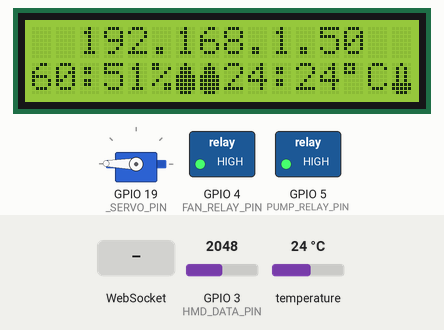
Simulated run of this program. Board: ESP32-C3. Parts: 16×2 character LCD, servo, switched loads named in the program (green lamp = pin HIGH). The test bench sets the inputs (shaded band); at power-on: temperature 24 °C, GPIO 3 (HMD_DATA_PIN) = 2048. WiFi joins after 1.5 s; servers stay silent unless stated; pins used as bus, display or sensor lines are not drawn; what the program prints to the serial monitor is not drawn.

Above: at 8.2 s.
8.3 s: temperature set to 22 °C
At 9.2 s:
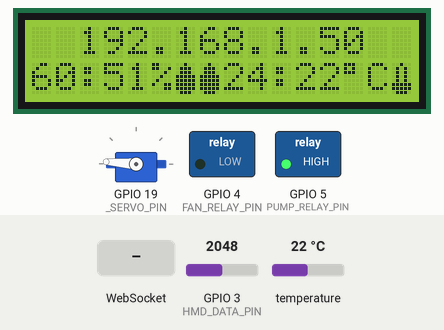
11.4 s: GPIO 3 (HMD_DATA_PIN) set to 2353
At 14.9 s:
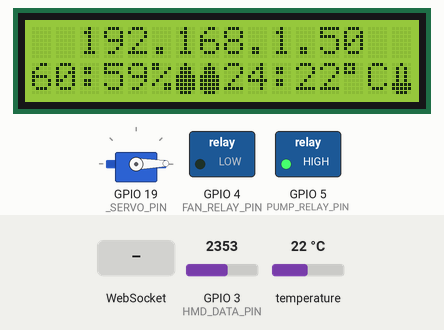
15.3 s: GPIO 3 (HMD_DATA_PIN) set to 2430
At 16.7 s:
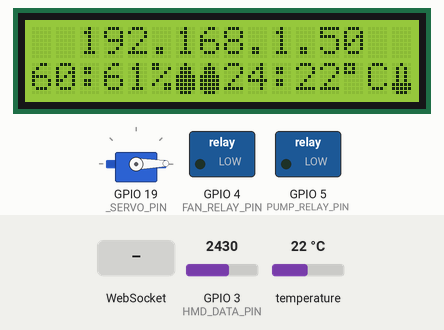
17.0 s: WebSocket text "1" received
At 17.64 s:
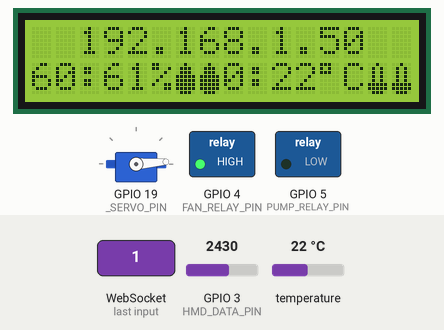
19.8 s: temperature set to 11 °C
At 23.5 s:
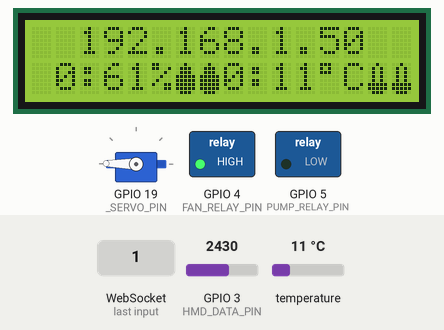
23.7 s: temperature set to 8 °C
At 25.1 s:
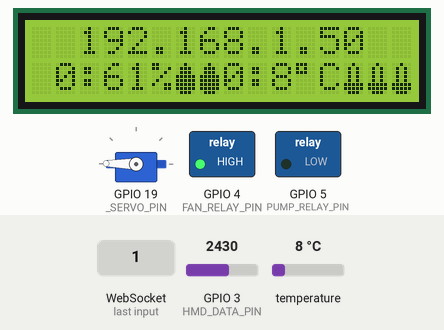
Timing chart, 0 to 26.4 s (numbered marks = the images above; inputs shaded):
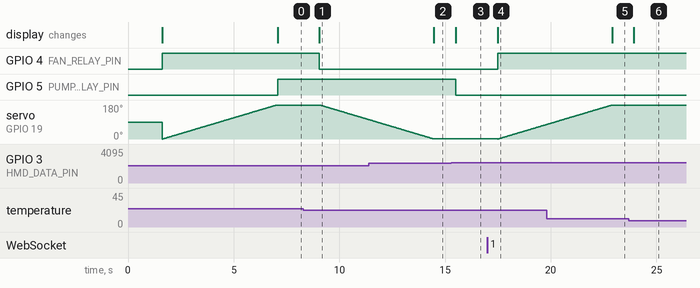

Measured:
- the behaviour switches between 24 and 23 °C on temperature (found by bisection; images 0 and 1)
- the behaviour switches between 2386 and 2387 on GPIO 3 (HMD_DATA_PIN) (found by bisection; images 2 and 3)
- the behaviour switches between 10 and 9 °C on temperature (found by bisection; images 5 and 6)
- after the input at 8.3 s, GPIO 4 (FAN_RELAY_PIN): HIGH → LOW after 0.76 s; the display: changes after 0.76 s (image 1)
- after the input at 11.4 s, the display: changes after 3.1 s (image 2)
- after the input at 15.3 s, GPIO 5 (PUMP_RELAY_PIN): HIGH → LOW after 0.21 s; the display: changes after 0.21 s (image 3)
- after the input at 17.0 s, GPIO 4 (FAN_RELAY_PIN): LOW → HIGH after 0.49 s; the display: changes after 0.49 s (image 4)
- after the input at 19.8 s, the display: changes after 3.1 s (image 5)
- after the input at 23.7 s, the display: changes after 0.22 s (image 6)

The program:

main.cpp
```cpp
#include <Arduino.h>
#include <WebServer.h>
#include <WebSocketsServer.h>
#include <ArduinoJson.h>
#include "Utility.h"
#include <stdio.h>

// WiFi credentials
const char *SSID = "COSMOTE-458524";
const char *PASSWORD = "ehm9mk3b5k4xk1ex";

// The String below "webpage" contains the complete HTML code that is sent to the client whenever someone connects to the webserver
String webpage = "<!DOCTYPE html><html><head><meta name='viewport' content='width=device-width, initial-scale=1.0, maximum-scale=1.0, user-scalable=no' /><style>h1 {text-align: center;}p {text-align: center;}</style><title>Page Title</title></head><body style='background-color: #1e1e1e;'><span style='color: #00FF00;'><h1>Greenhouse</h1><p>Current Temperature Threshold: <span id='DHT_THRESHOLD'>-</span></p><p>Current Humidity Threshold: <span id='HMD_THRESHOLD'>-</span></p><p><label for='TEMP_THRESHOLD'>Temperature Threshold:</label><input type='number' id='TEMP_THRESHOLD' name='TEMP_THRESHOLD'<br><br></p><p><label for='HUMID_THRESHOLD'> Humidity Threshold:</label><input type='number' id='HUMID_THRESHOLD' name='HUMID_THRESHOLD'<br><br></p><p><button type='button' id='BTN_SEND_BACK'>Submit</button></p><p>PUMP_STATE: <span id='PUMP_STATE'>-</span></p><p>FAN_STATE: <span id='FAN_STATE'>-</span></p><p>WINDOW_STATE: <span id='WINDOW_STATE'>-</span></p></span></body><script> var Socket; document.getElementById('BTN_SEND_BACK').addEventListener('click', button_send_back); function init() { Socket = new WebSocket('ws://' + window.location.hostname + ':81/'); Socket.onmessage = function(event) { processCommand(event); }; } function button_send_back() { var msg = {DHT_THRESHOLD : document.getElementById('TEMP_THRESHOLD').value,HMD_THRESHOLD : document.getElementById('HUMID_THRESHOLD').value};Socket.send(JSON.stringify(msg)); } function processCommand(event) {var obj = JSON.parse(event.data);document.getElementById('DHT_THRESHOLD').innerHTML = obj.DHT_THRESHOLD;document.getElementById('HMD_THRESHOLD').innerHTML = obj.HMD_THRESHOLD;document.getElementById('PUMP_STATE').innerHTML = obj.PUMP_STATE;document.getElementById('FAN_STATE').innerHTML = obj.FAN_STATE;document.getElementById('WINDOW_STATE').innerHTML = obj.WINDOW_STATE; } window.onload = function(event) { init(); }</script></html>";

// We want to periodically send values to the clients, so we need to define an "interval" and remember the last time we sent data to the client (with "previousMillis")
int interval = 1000;              // Send data to the client every 1000ms -> 1s
unsigned long previousMillis = 0; // We use the "millis()" command for time reference and this will output an unsigned long

// Initialization of webserver and websocket
WebServer server(80);                              // The server uses port 80 standard port for websites
WebSocketsServer webSocket = WebSocketsServer(81); // The websocket uses port 81 standard port for websockets

void webSocketEvent(byte num, WStype_t type, uint8_t *payload, size_t length);

// Sensors Declaration
DHT_L dht{DHT_DATA_PIN, DHTTYPE};
HMD hmd{HMD_DATA_PIN, HMD_POWER_PIN};

// Motors Initialization
Fan fan{FAN_RELAY_PIN};
Pump pump{PUMP_RELAY_PIN};
Servo_motor window{_HZ, _SERVO_PIN, _MIN_PULSE_WIDTH, _MAX_PULSE_WIDTH};

int DHT_THRESHOLD{24};
int HMD_THRESHOLD{60};
int previous_temp_data{0};
int previous_hmd_data{0};
int current_temp_data{0};
int current_hmd_data{0};

// Flags for the loop() preventing the execution of the same code
bool temp_flag{true};
bool hmd_flag{true};

void setup()
{

  // LCD initialization
  lcd.init();
  lcd.backlight();
  lcd.createChar(0, droplet);     // Custom character for Humidity
  lcd.createChar(1, thermometer); // Custom character for Temperature
  lcd.setCursor(0, 0);
  lcd.print("Initializing...");
  Serial.begin(115200);
  Serial.print("Establishing network connection.(" + String(SSID) + ")");

  // Establishing WiFi network connection.
  WiFi.begin(SSID, PASSWORD);
  while (WiFi.status() != WL_CONNECTED)
  {
    Serial.print(".");
    delay(100);
  }
  Serial.print("Connected to network IP: ");
  Serial.println(WiFi.localIP());

  server.on("/", []() {                     // Define here what the webserver needs to do
    server.send(200, "text/html", webpage); //    -> it needs to send out the HTML string "webpage" to the client
  });
  server.begin(); // start server

  webSocket.begin();                 // Start websocket
  webSocket.onEvent(webSocketEvent); // Define a callback function -> what does the ESP32 need to do when an event from the websocket is received? -> run function "webSocketEvent()"

  // Pin configuration
  pinMode(DHT_DATA_PIN, INPUT);
  pinMode(HMD_DATA_PIN, INPUT);
  pinMode(HMD_POWER_PIN, OUTPUT);
  pinMode(FAN_RELAY_PIN, OUTPUT);
  pinMode(PUMP_RELAY_PIN, OUTPUT);

  lcd.clear();
  lcd.setCursor(2, 0);
  lcd.print(WiFi.localIP());

  dht.begin();
  window.attach();

  current_temp_data = abs(dht.read());    // Read the data from the DHT
  display_temperature(current_temp_data); // Display on the LCD

  if (!isnan(current_temp_data)) // Data validation
  {
    if ((current_temp_data) >= DHT_THRESHOLD)
    {
      temp_flag = false;
      fan.open();
      window.open();
    }
    else
    {
      temp_flag = true;
      fan.close();
      window.close();
    }
  }
  else
  {
    Serial.println("Error reading temperature");
  }

  current_hmd_data = abs(hmd.read());
  display_moisture(current_hmd_data); // Display on the LCD
  if (!isnan(current_hmd_data))
  {
    if (current_hmd_data >= HMD_THRESHOLD)
    {
      hmd_flag = false;
      pump.close();
    }
    else
    {
      hmd_flag = true;
      pump.open();
    }
  }
  else
  {
    Serial.println("Error reading humidity.");
  }
}

void loop()
{
  server.handleClient(); // Needed for the webserver to handle all clients
  webSocket.loop();

  unsigned long now = millis(); // Read out the current "time" ("millis()" gives the time in ms since the Arduino started)
  if ((unsigned long)(now - previousMillis) > interval)
  { // check if "interval" ms has passed since last time the clients were updated

    String jsonString = "";                   // Create a JSON string for sending data to the client
    StaticJsonDocument<200> doc;              // Create a JSON container
    JsonObject object = doc.to<JsonObject>(); // Create a JSON Object
    object["DHT_THRESHOLD"] = DHT_THRESHOLD;  // Write data into the JSON object
    object["HMD_THRESHOLD"] = HMD_THRESHOLD;
    object["PUMP_STATE"] = pump.state();
    object["FAN_STATE"] = fan.state();
    object["WINDOW_STATE"] = window.state();
    serializeJson(doc, jsonString);     // Convert JSON object to string
    Serial.println(jsonString);         // Print JSON string to console for debug purposes
    webSocket.broadcastTXT(jsonString); // Send JSON string to clients

    previousMillis = now;

    current_temp_data = dht.read(); // Read the data from the DHT
    display_temperature(current_temp_data);
    if (!isnan(current_temp_data)) // Data validation
    {
      if (current_temp_data >= DHT_THRESHOLD)
      {
        if (temp_flag)
        {
          temp_flag = false;
          fan.open();
          window.open();
        }
      }
      else if (current_temp_data <= DHT_THRESHOLD - 1)
      {
        if (!temp_flag)
        {
          temp_flag = true;
          fan.close();
          window.close();
        }
      }
    }
    else
    {
      Serial.println("Error reading temperature");
    }

    current_hmd_data = map(hmd.read(), 0, 380, 0, 99);
    display_moisture(current_hmd_data);
    if (!isnan(current_hmd_data))
    {
      if (current_hmd_data >= HMD_THRESHOLD)
      {
        if (hmd_flag)
        {
          hmd_flag = false;
          pump.close();
        }
      }
      else
      {
        if (!hmd_flag)
        {
          hmd_flag = true;
          pump.open();
        }
      }
    }
    else
    {
      Serial.println("Error reading humidity");
    }
  }
}

void webSocketEvent(byte num, WStype_t type, uint8_t *payload, size_t length)
{ // the parameters of this callback function are always the same -> num: id of the client who send the event, type: type of message, payload: actual data sent and length: length of payload
  switch (type)
  {                         // Switch on the type of information sent
  case WStype_DISCONNECTED: // If a client is disconnected, then type == WStype_DISCONNECTED
    Serial.println("Client " + String(num) + " disconnected");
    break;
  case WStype_CONNECTED: // If a client is connected, then type == WStype_CONNECTED
    Serial.println("Client " + String(num) + " connected");
    break;
  case WStype_TEXT: // If a client has sent data, then type == WStype_TEXT
    // try to decipher the JSON string received
    StaticJsonDocument<200> doc; // create a JSON container
    DeserializationError error = deserializeJson(doc, payload);
    if (error)
    {
      Serial.print(F("deserializeJson() failed: "));
      Serial.println(error.f_str());
      return;
    }
    else
    {
      // JSON string was received correctly, so information can be retrieved:
      DHT_THRESHOLD = doc["DHT_THRESHOLD"];
      HMD_THRESHOLD = doc["HMD_THRESHOLD"];
    }
    Serial.println("");
    break;
  }
}
```

DHT_L.cpp
```cpp
#include "DHT_L.h"

DHT_L::DHT_L(uint8_t pin, uint8_t DHT_TYPE)
    : _pin{pin}, _DHT_TYPE{DHT_TYPE}, _dht(pin, DHT_TYPE)
{
}

void DHT_L::begin()
{
    _dht.begin();
}

int DHT_L::read()
{
    _dht.temperature().getEvent(&_event);
    return _event.temperature;
}
```

DHT_L.h
```cpp
#ifndef _DHT_L_H_
#define _DHT_L_H_

#include "Sensors.h"
#include <DHT.h>
#include <DHT_U.h>

class DHT_L : public Sensors
{
private:
    uint8_t _pin;
    uint8_t _DHT_TYPE;
    DHT_Unified _dht;
    sensor_t _sensor;
    sensors_event_t _event;

public:
    DHT_L(uint8_t pin, uint8_t DHT_TYPE);
    virtual int read() override;
    void begin();
    virtual ~DHT_L() = default;
};

#endif // _DHT_L_H_
```

Fan.cpp
```cpp
#include "Fan.h"

Fan::Fan(uint8_t pin) : _pin{pin}
{
    _fan_state = false;
}

void Fan::open()
{
    digitalWrite(_pin, HIGH);
    _fan_state = true;
}
void Fan::close()
{
    digitalWrite(_pin, LOW);
    _fan_state = false;
}

void Fan::display() const
{
    lcd.setCursor(2, 0);
    if (_fan_state)
    {
        lcd.print("ON");
    }
    else
    {
        lcd.print("OFF");
    }
}

String Fan::state(){
    return (_fan_state ? "ON " : "OFF");
}
```

Fan.h
```cpp
#ifndef _FAN_H_
#define _FAN_H_
#include "Motor_control.h"

class Fan : public Motor{
    private:
        bool _fan_state;
        uint8_t _pin;
    public:
        Fan(uint8_t pin);
        virtual ~Fan() = default;
        virtual void open() override;
        virtual void close() override;
        virtual void display() const override;
        virtual String state() override;
};

#endif // _FAN_H_
```

HMD_Sensor.cpp
```cpp
#include "HMD_Sensor.h"

HMD::HMD(uint8_t pin1, uint8_t pin2)
    : _pin1{pin1}, _pin2{pin2}
{
}

int HMD::read()
{
    digitalWrite(_pin2, HIGH);
    delay(10);
    int value;
    value = analogRead(_pin1);
    value = map(value, 0, 1023, 0, 99);
    digitalWrite(_pin2, LOW);
    return value;
}
```

HMD_Sensor.h
```cpp
#ifndef _HMD_SENSOR_H_
#define _HMD_SENSOR_H_

#include "Sensors.h"

class HMD : public Sensors
{
private:
    uint8_t _pin1; // Data from sensor
    uint8_t _pin2; // 5V Supply to sensor
public:
    HMD(uint8_t pin1, uint8_t pin2);
    virtual int read() override;
    virtual ~HMD() = default;
};

#endif // _HMD_SENSOR_H_
```

Motor_control.h
```cpp
#pragma once
#include <Arduino.h>
#include <ESP32Servo.h>
#include <LiquidCrystal_I2C.h>

extern int lcdColumns;
extern int lcdRows;
extern LiquidCrystal_I2C lcd;


class Motor{
    friend void LCD_display(const Motor &obj);
    public:
        virtual void open() = 0;
        virtual void close() = 0;
        virtual void display() const = 0;
        virtual String state() = 0;
        virtual ~Motor() = default;
};
```

Pump.cpp
```cpp
#include "Pump.h"


Pump::Pump(uint8_t pin) : _pin{pin}
{
    _pump_state = false;
}

void Pump::open()
{
    Serial.println("Pump open");
    digitalWrite(_pin, HIGH);
    _pump_state = true;
}
void Pump::close()
{
    Serial.println("Pump close");
    digitalWrite(_pin, LOW);
    _pump_state = false;
}

void Pump::display() const
{
    lcd.setCursor(8, 0);
    if (_pump_state)
    {
        lcd.print("ON ");
    }
    else
    {
        lcd.print("OFF");
    }
}

String Pump::state(){
    return (_pump_state ? "ON " : "OFF");
}
```

Pump.h
```cpp
#ifndef _PUMP_H_
#define _PUMP_H_

#include "Motor_control.h"

class Pump : public Motor{
    private:
        bool _pump_state;
        uint8_t _pin;
    public:
        Pump(uint8_t pin);
        virtual ~Pump() = default;
        virtual void open() override;
        virtual void close() override;
        virtual void display() const override;
        virtual String state() override;
};

#endif // _PUMP_H_
```

Sensors.h
```cpp
#pragma once

#include "Adafruit_Sensor.h"

class Sensors
{
public:
    virtual int read() = 0;
    virtual ~Sensors() = default;
};
```

Servo_Motor.cpp
```cpp
#include "Servo_Motor.h"

Servo_motor::Servo_motor(int hz, uint8_t pin, int min, int max) : _hz{hz}, _pin{pin}, _MIN_PULSE_WIDTH{min}, _MAX_PULSE_WIDTH{max}
{
    _servo_state = false;
}

void Servo_motor::open()
{
    Serial.println("Temperature above threshold.Opening window");
    for (int i{0}; i < 180; i++)
    {
        servo.write(i);
        delay(30);
    }
    _servo_state = true;
}
void Servo_motor::close()
{
    Serial.println("Temperature below threshold.Closing window");
    for (int i{180}; i > 0; i--)
    {
        servo.write(i);
        delay(30);
    }
    _servo_state = false;
}

void Servo_motor::attach()
{
    servo.setPeriodHertz(_hz);
    servo.attach(_pin, _MIN_PULSE_WIDTH, _MAX_PULSE_WIDTH);
}

void Servo_motor::display() const
{
    (_servo_state ? lcd.print("ON ") : lcd.print("OFF"));
}

String Servo_motor::state()
{
    return (_servo_state ? "ON " : "OFF");
}
```

Servo_Motor.h
```cpp
#ifndef _SERVO_MOTOR_H_
#define _SERVO_MOTOR_H_

#include "Motor_control.h"

class Servo_motor : public Motor{
    private:
        bool _servo_state;
        uint8_t _pin;
        int _hz;
        int _MIN_PULSE_WIDTH;
        int _MAX_PULSE_WIDTH;
        Servo servo;
    public:
        Servo_motor(int hz, uint8_t pin, int min, int max);
        virtual void open() override;
        virtual void close() override;
        virtual void display() const override;
        virtual String state() override;
        void attach();virtual
        ~Servo_motor() = default;
};
#endif // _SERVO_MOTOR_H_
```

Utility.h
```cpp
#ifndef _UTILIY_H_
#define _UTILITY_H_

#include "LiquidCrystal_I2C.h"
#include "Sensors.h"
#include "DHT_L.h"
#include "HMD_Sensor.h"
#include "Fan.h"
#include "Pump.h"
#include "Servo_Motor.h"

// LCD I2C init
#define ROWS 2
#define COLS 16
LiquidCrystal_I2C lcd{0x27, COLS, ROWS};

// DHT Sensor pin - temperature threshold init
#define DHTTYPE DHT11
#define DHT_DATA_PIN 6
extern int DHT_THRESHOLD;

// Soil Moisture Sensor init
#define HMD_DATA_PIN 3
#define HMD_POWER_PIN 7
extern int HMD_THRESHOLD;

// Fan pin
#define FAN_RELAY_PIN 4

// Pump pin
#define PUMP_RELAY_PIN 5

// Servo pin
#define _HZ 50
#define _SERVO_PIN 19
#define _MIN_PULSE_WIDTH 500
#define _MAX_PULSE_WIDTH 2400

extern int DHT_THRESHOLD;
extern int HMD_THRESHOLD;
extern int previous_temp_data;
extern int previous_hmd_data;
extern int current_temp_data;
extern int current_hmd_data;

extern bool temp_flag;
extern bool hmd_flag;

extern LiquidCrystal_I2C lcd;

extern Servo_motor window;
extern Pump pump;
extern Fan fan;

extern HMD hmd;
extern DHT_L dht;

byte droplet[] = {
    B00100,
    B01110,
    B01110,
    B11111,
    B11111,
    B11111,
    B11111,
    B01110};

byte thermometer[] = {
    B00100,
    B01010,
    B01010,
    B01010,
    B01010,
    B11111,
    B11111,
    B01110};

void display_moisture(int &moisture)
{
    lcd.setCursor(0, 1);
    if (HMD_THRESHOLD <= 9)
    {
        lcd.print(" " + String(HMD_THRESHOLD) + ":");
    }
    else
    {
        lcd.print(String(HMD_THRESHOLD) + ":");
    }
    if (moisture >= 10)
    {
        lcd.setCursor(3, 1);
        lcd.print(moisture);
        lcd.print("%");
        lcd.write(0);
    }
    else
    {
        lcd.setCursor(3, 1);
        lcd.print(moisture);
        lcd.print("%");
        lcd.write(0);
        lcd.print("  ");
    }
}

void display_temperature(int &temperature)
{
    lcd.setCursor(8, 1);
    lcd.print(String(DHT_THRESHOLD) + ":" + String(temperature));
    lcd.print(char(223));
    lcd.print("C");
    lcd.write(1);
}

#endif // _UTILITY_H_
```
